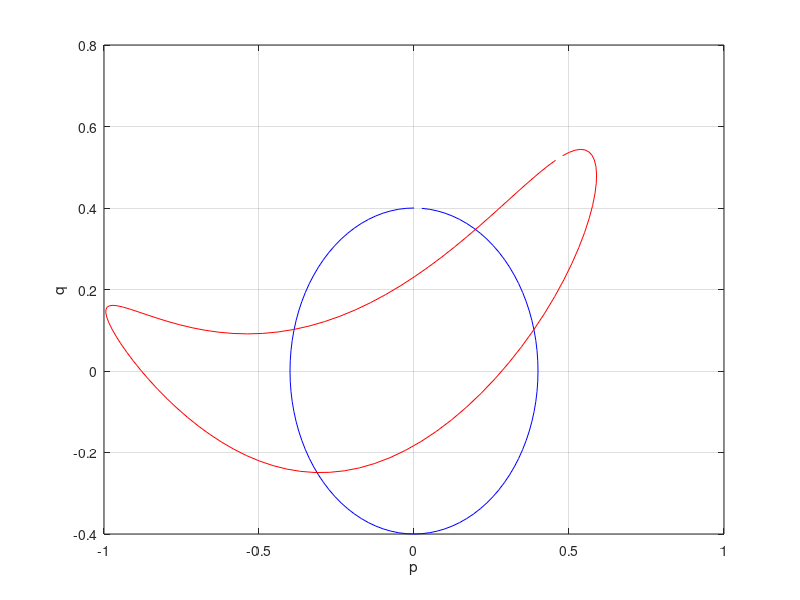

Here is the MATLAB script that generated this plot:
% Numerical Programming 2 CSE
% Tutorial 3 - ODE - Synplectic Methods
% Author: Bernhard Gatzhammer

% Matlab code for exercise 1c)

clear all
%close all

odef1 = @(t,y) cos(y(2)); % First ODE function handle
odef2 = @(t,y) y(1);      % Second ODE function handle
odef = @(t,y) [odef1(t,y); odef2(t,y)]; % System of first and second ODE f.h.
npoints = 100;
starttime = 0.2*pi;
endtime = starttime + (1*(8-starttime));
points0 = zeros(npoints,2);
points = zeros(npoints,2);
for n=1:npoints
    angle = (2*pi / npoints)*n;
    y0 = 0.4*[sin(angle), cos(angle)]; % Initial values
    points0(n,:) = y0; 
    t = linspace(starttime, endtime, 100);

    [t, y] = ode45(odef, t, y0); % Matlab explicit ODE solver
    %y = euler_explicit(odef, t, y0);
    %y = euler_synplectic(odef1, odef2, t, y0);
    
    points(n,:) = y(end,:);
end

plot(points0(:,1), points0(:,2),'b')
hold on
plot(points(:,1), points(:,2), 'r')
xlabel('p')
ylabel('q')
grid on